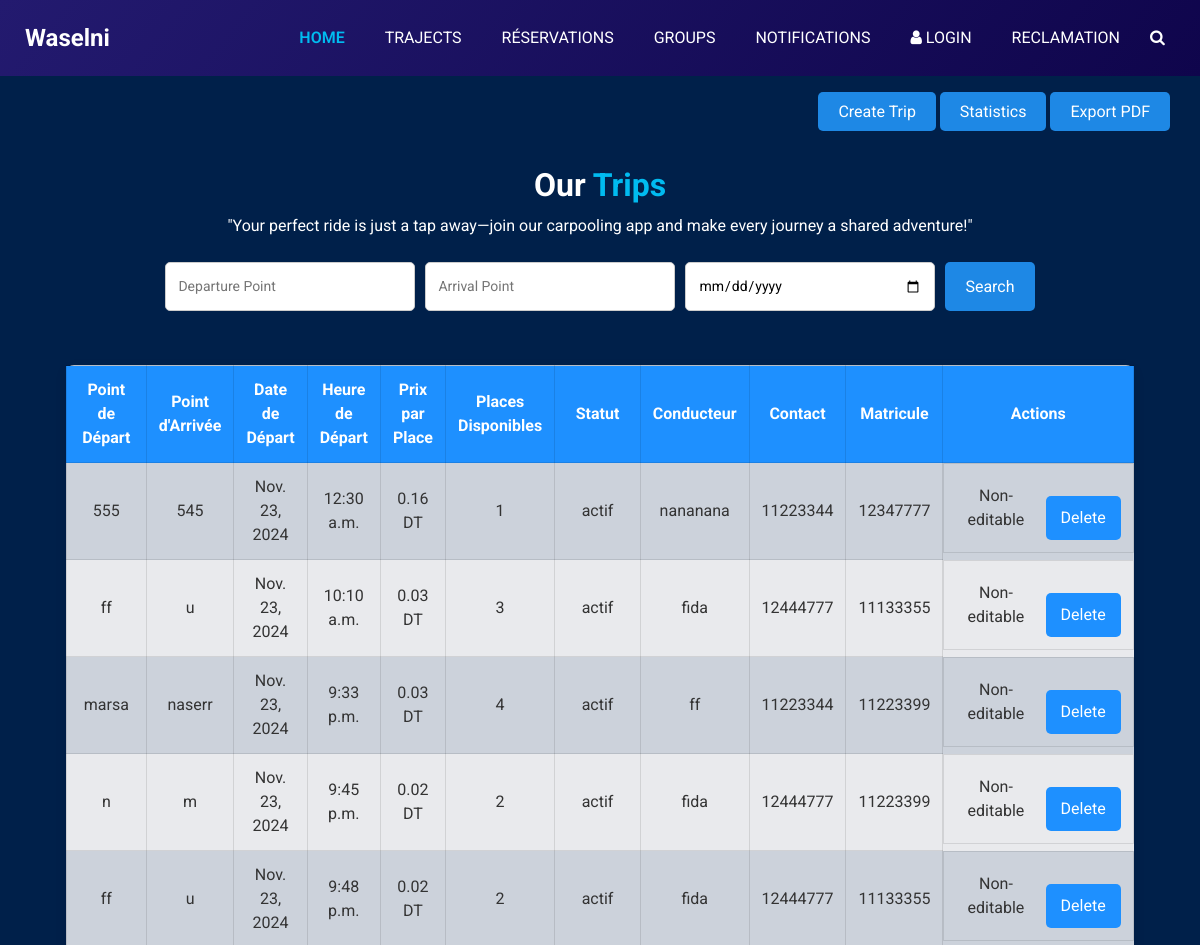
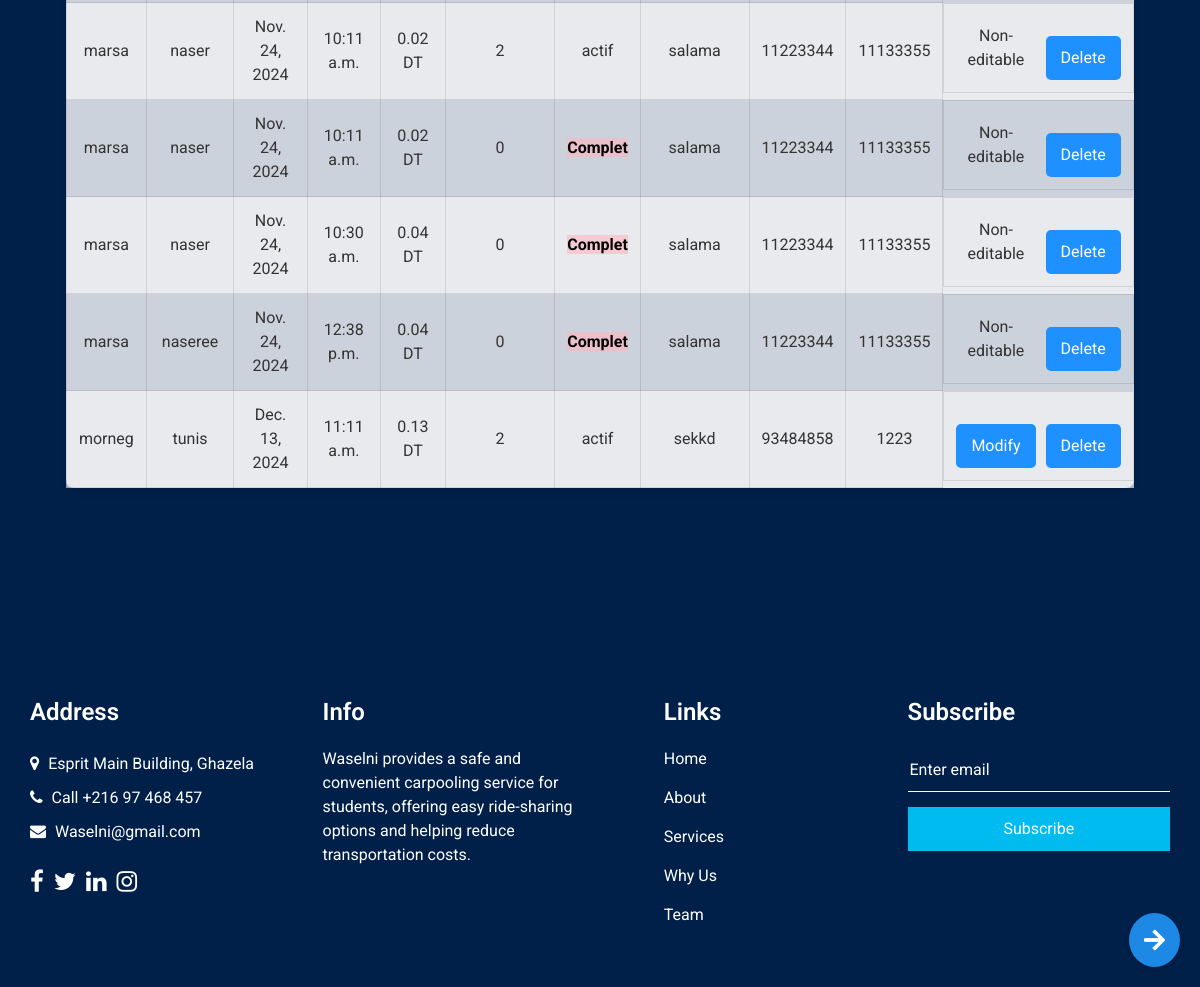
Screenshot of /trips/liste_trajets/ with the database file from the repository (2 pictures, top to bottom).
### Trip/models.py (models this page shows, shortened)
class Trajet(models.Model):
    id = models.AutoField(primary_key=True)
    point_depart = models.CharField(max_length=100)              # Ville de départ
    point_arrivee = models.CharField(max_length=100)             # Ville d'arrivée
    date_depart = models.DateField()                              # Date de départ
    heure_depart = models.TimeField()                             # Heure de départ
    prix_par_place = models.DecimalField(max_digits=10, decimal_places=2)  # Prix par place
    places_disponibles = models.IntegerField(validators=[MaxValueValidator(limit_value=4, message="le nombre de place doit etre inférieur ou égale à 4")])
    statut = models.CharField(max_length=20, choices=[
        ('actif', 'Actif'),
        ('complet', 'Complet'),
        ('annulé', 'Annulé')
    ])
    conducteur_nom_complet = models.CharField(max_length=200)
    conducteur_contact = models.CharField(
        max_length=8,
        validators=[
            RegexValidator(
                regex=r'^\d{8}$',
                message="Le contact du conducteur est composé de 8 chiffres."
            )
        ]
    )
    matricule = models.CharField(max_length=20)
    user = models.ForeignKey(Users, on_delete=models.CASCADE, null=True, blank=True)

### Trip/views.py (the view)
# urls.py: path('liste_trajets/', liste_trajets, name='liste_trajets'),
def liste_trajets(request):
    trajets = Trajet.objects.all().order_by('date_depart', 'heure_depart')
    today = timezone.now().date()  # Date actuelle
    point_depart = request.GET.get('point_depart', '').strip()
    point_arrivee = request.GET.get('point_arrivee', '').strip()
    date_depart = request.GET.get('date_depart', '').strip()
    if point_depart:
        trajets = trajets.filter(point_depart__icontains=point_depart)
    if point_arrivee:
        trajets = trajets.filter(point_arrivee__icontains=point_arrivee)
    if date_depart:
        trajets = trajets.filter(date_depart=date_depart)
    for trajet in trajets:
        if trajet.places_disponibles == 0:
            trajet.statut = 'complet'  # Change le statut à 'complet'
            trajet.save()
        elif trajet.places_disponibles > 0 and trajet.statut not in ['actif', 'annulé']:
            trajet.statut = 'actif'  # Change le statut à 'actif'
            trajet.save()
    return render(request, 'Trip/liste_trajets.html', {
        'trajets': trajets,
        'today': today,
        'point_depart': point_depart,
        'point_arrivee': point_arrivee,
        'date_depart': date_depart
    })

### covoiturage/templates/Trip/liste_trajets.html (shortened to what this page needs)
<!DOCTYPE html>
<html lang="fr">
<head>
  {% load static %}
  <link rel="stylesheet" href="https://cdnjs.cloudflare.com/ajax/libs/font-awesome/5.15.4/css/all.min.css">
  <link rel="stylesheet" type="text/css" href="{% static 'css/bootstrap.css' %}">
  <link rel="stylesheet" type="text/css" href="https://cdnjs.cloudflare.com/ajax/libs/OwlCarousel2/2.3.4/assets/owl.carousel.min.css">
  <link href="{% static 'css/font-awesome.min.css' %}" rel="stylesheet">
  <link href="{% static 'css/style.css' %}" rel="stylesheet">
  <link href="{% static 'css/responsive.css' %}" rel="stylesheet">
</head>
<body class="sub_page">
    <div class="hero_area">
        <header class="header_section">
          <div class="container-fluid">
            <nav class="navbar navbar-expand-lg custom_nav-container">
              <a class="navbar-brand" href="index.html">
                <span>Waselni</span>
              </a>
              <div class="collapse navbar-collapse" id="navbarSupportedContent">
                <ul class="navbar-nav">
                  <li class="nav-item active">
                    <a class="nav-link" href="{% url 'home1' %}">Home <span class="sr-only">(current)</span></a>
                  </li>
                  <li class="nav-item">
                    <a class="nav-link" href="{% url 'trajets_disponibles' %}">Trajects</a>
                  </li>
                  <li class="nav-item">
                    <a class="nav-link" href="{% url 'user_reservations' %}">Réservations</a>
                  </li>
                  <li class="nav-item">
                    {% if user.is_authenticated %}
                      <a class="nav-link" href="{% url 'carpool_list' %}">Groups</a>
                    {% else %}
                      <a class="nav-link" href="{% url 'login1' %}">Groups</a>
                    {% endif %}
                  </li>
                  <li class="nav-item">
                    <a class="nav-link" href="{% url 'notification_list' %}">Notifications</a>
                  </li>
                  <li class="nav-item">
                    {% if user.is_authenticated %}
                      <a class="nav-link" href="{% url 'disconnect' %}"> <i class="fa fa-user" aria-hidden="true"></i> Logout</a>
                    {% else %}
                      <a class="nav-link" href="{% url 'connect' %}"> <i class="fa fa-user" aria-hidden="true"></i> Login</a>
                    {% endif %}
                  </li>
                  <li class="nav-item">
                    <a class="nav-link" href="{% url 'reclamation_create' %}">Reclamation</a>
                  </li>
                  <form class="form-inline">
                    <button class="btn my-2 my-sm-0 nav_search-btn" type="submit">
                      <i class="fa fa-search" aria-hidden="true"></i>
                    </button>
                  </form>
                </ul>
              </div>
            </nav>
          </div>
        </header>
      </div>
  <section class="about_section layout_padding">
    <div class="container">
      <div class="heading_container heading_center">
        <h2>Our <span>Trips</span></h2>
        <p>"Your perfect ride is just a tap away—join our carpooling app and make every journey a shared adventure!"</p>
      <br>
      <div class="create-trip-button">
        <a href="{% url 'creer_trajet' %}">Create Trip</a>
        <a href="{% url 'statistiques' %}">Statistics</a>
        <a href="{% url 'export_trajets' %}">Export PDF</a>
    </div>
      <form method="GET">
        <div class="search-container">
                <div class="search-container">
                    <input type="text" id="point_depart" name="point_depart" placeholder="Departure Point" value="{{ point_depart }}">
                    <input type="text" id="point_arrivee" name="point_arrivee" placeholder="Arrival Point" value="{{ point_arrivee }}">
                    <input type="date" id="date_depart" name="date_depart" value="{{ date_depart }}">
                    <button type="submit">Search</button>
                </div>
        </div>
      </form>
     <br>
      <table>
        <thead>
            <tr>
                <th>Point de Départ</th>
                <th>Point d'Arrivée</th>
                <th>Date de Départ</th>
                <th>Heure de Départ</th>
                <th>Prix par Place</th>
                <th>Places Disponibles</th>
                <th>Statut</th>
                <th>Conducteur</th>
                <th>Contact</th>
                <th>Matricule</th>
                <th>Actions</th>
            </tr>
        </thead>
        <tbody>
            {% for trajet in trajets %}
                <tr class="{% if trajet.statut == 'annulé' %}annule{% endif %}">
                    <td>{{ trajet.point_depart }}</td>
                    <td>{{ trajet.point_arrivee }}</td>
                    <td>{{ trajet.date_depart }}</td>
                    <td>{{ trajet.heure_depart }}</td>
                    <td>{{ trajet.prix_par_place }} DT</td>
                    <td>{{ trajet.places_disponibles }}</td>
                    <td>
                        {% if trajet.places_disponibles == 0 %}
                            <span class="complet">Complet</span>
                        {% else %}
                            {{ trajet.statut }}
                        {% endif %}
                    </td>
                    <td>{{ trajet.conducteur_nom_complet }}</td>
                    <td>{{ trajet.conducteur_contact }}</td>
                    <td>{{ trajet.matricule }}</td>
                    <td class="actions">
                        {% if trajet.date_depart >= today %}
                            <a href="{% url 'modifier_trajet' trajet.id %}" class="button">Modify</a>
                            <a href="{% url 'supprimer_trajet' trajet.id %}" class="button" onclick="return confirm('Êtes-vous sûr de vouloir supprimer ce trajet ?');">Delete</a>
                        {% else %}
                            <span>Non-editable</span>
                            <a href="{% url 'supprimer_trajet' trajet.id %}" class="button" onclick="return confirm('Êtes-vous sûr de vouloir supprimer ce trajet ?');">Delete</a>
                        {% endif %}
                    </td>
                </tr>
            {% empty %}
                <tr>
                    <td colspan="11" class="empty-message">Aucun trajet disponible.</td>
                </tr>
            {% endfor %}
        </tbody>
    </table>
    <a href="{% url 'creer_trajet' %}" class="pagination-arrow">
        <i class="fas fa-arrow-right"></i>
    </a>
    </div>
  </section>
    <section class="info_section layout_padding2">
      <div class="container">
        <div class="row">
          <div class="col-md-6 col-lg-3 info_col">
            <div class="info_contact">
              <h4>Address</h4>
              <div class="contact_link_box">
                <a href="#">
                  <i class="fa fa-map-marker" aria-hidden="true"></i>
                  <span>Esprit Main Building, Ghazela</span>
                </a>
                <a href="#">
                  <i class="fa fa-phone" aria-hidden="true"></i>
                  <span>Call +216 97 468 457</span>
                </a>
                <a href="#">
                  <i class="fa fa-envelope" aria-hidden="true"></i>
                  <span>Waselni@gmail.com</span>
                </a>
              </div>
            </div>
            <div class="info_social">
              <a href="#">
                <i class="fa fa-facebook" aria-hidden="true"></i>
              </a>
              <a href="#">
                <i class="fa fa-twitter" aria-hidden="true"></i>
              </a>
              <a href="#">
                <i class="fa fa-linkedin" aria-hidden="true"></i>
              </a>
              <a href="#">
                <i class="fa fa-instagram" aria-hidden="true"></i>
              </a>
            </div>
          </div>
          <div class="col-md-6 col-lg-3 info_col">
            <div class="info_detail">
              <h4>Info</h4>
              <p>Waselni provides a safe and convenient carpooling service for students, offering easy ride-sharing options and helping reduce transportation costs.</p>
            </div>
          </div>
          <div class="col-md-6 col-lg-2 mx-auto info_col">
            <div class="info_link_box">
              <h4>Links</h4>
              <div class="info_links">
                <a class="active" href="{% url 'index' %}">Home</a>
                <a href="">About</a>
                <a href="">Services</a>
                <a href="">Why Us</a>
                <a href="">Team</a>
              </div>
            </div>
          </div>
          <div class="col-md-6 col-lg-3 info_col">
            <h4>Subscribe</h4>
            <form action="#">
              <input type="email" placeholder="Enter email" required />
              <button type="submit">Subscribe</button>
            </form>
          </div>
        </div>
      </div>
    </section>
</body>
</html>

### covoiturage/static/css/style.css (style rules this page uses)
body { font-family: "Open Sans", sans-serif; color: #0c0c0c; background-color: #ffffff; overflow-x: hidden; }
.layout_padding { padding: 90px 0; }
.layout_padding2 { padding: 75px 0; }
.heading_container { display: -webkit-box; display: -ms-flexbox; display: flex; -webkit-box-orient: vertical; -webkit-box-direction: normal; -ms-flex-direction: column; flex-direction: column; -webkit-box-align: start; -ms-flex-align: start; align-items: flex-start; }
.heading_container h2 { position: relative; font-weight: bold; margin-bottom: 0; }
.heading_container h2 span { color: #00bbf0; }
.heading_container p { margin-top: 10px; margin-bottom: 0; }
.heading_container.heading_center { -webkit-box-align: center; -ms-flex-align: center; align-items: center; text-align: center; }
a, a:hover, a:focus { text-decoration: none; }
.btn, .btn:focus { outline: none !important; -webkit-box-shadow: none; box-shadow: none; }
.hero_area { position: relative; min-height: 100vh; display: -webkit-box; display: -ms-flexbox; display: flex; -webkit-box-orient: vertical; -webkit-box-direction: normal; -ms-flex-direction: column; flex-direction: column; }
.sub_page .hero_area { min-height: auto; background: linear-gradient(130deg, #231a6f, #0f054c); }
.header_section { padding: 15px 0; }
.header_section .container-fluid { padding-right: 25px; padding-left: 25px; }
.navbar-brand span { font-weight: bold; font-size: 24px; color: #ffffff; }
.custom_nav-container { padding: 0; }
.custom_nav-container .navbar-nav { margin-left: auto; }
.custom_nav-container .navbar-nav .nav-item .nav-link { padding: 5px 20px; color: #ffffff; text-align: center; text-transform: uppercase; border-radius: 5px; -webkit-transition: all 0.3s; transition: all 0.3s; }
.custom_nav-container .navbar-nav .nav-item:hover .nav-link, .custom_nav-container .navbar-nav .nav-item.active .nav-link { color: #00bbf0; }
.custom_nav-container .navbar-nav .nav-item.active .nav-link { font-weight: 600; }
.custom_nav-container .nav_search-btn { width: 35px; height: 35px; padding: 0; border: none; color: #ffffff; }
.about_section { background-color: #00204a; color: #ffffff; }
.about_section .heading_container { margin-bottom: 45px; }
.info_section { background-color: #00204a; color: #ffffff; padding: 45px 0 15px 0; }
.info_section h4 { font-weight: 600; margin-bottom: 20px; }
.info_section .info_col { margin-bottom: 30px; }
.info_section .info_contact .contact_link_box { display: -webkit-box; display: -ms-flexbox; display: flex; -webkit-box-orient: vertical; -webkit-box-direction: normal; -ms-flex-direction: column; flex-direction: column; }
.info_section .info_contact .contact_link_box a { margin: 5px 0; color: #ffffff; }
.info_section .info_contact .contact_link_box a i { margin-right: 5px; }
.info_section .info_social { display: -webkit-box; display: -ms-flexbox; display: flex; margin-top: 20px; margin-bottom: 10px; }
.info_section .info_social a { display: -webkit-box; display: -ms-flexbox; display: flex; -webkit-box-pack: center; -ms-flex-pack: center; justify-content: center; -webkit-box-align: center; -ms-flex-align: center; align-items: center; color: #ffffff; border-radius: 100%; margin-right: 10px; font-size: 24px; }
.info_section .info_links { display: -webkit-box; display: -ms-flexbox; display: flex; -webkit-box-orient: vertical; -webkit-box-direction: normal; -ms-flex-direction: column; flex-direction: column; -ms-flex-wrap: wrap; flex-wrap: wrap; }
.info_section .info_links a { display: -webkit-box; display: -ms-flexbox; display: flex; -webkit-box-align: center; -ms-flex-align: center; align-items: center; margin-bottom: 15px; color: #ffffff; }
.info_section form input { border: none; border-bottom: 1px solid #ffffff; background-color: transparent; width: 100%; height: 45px; color: #ffffff; outline: none; }
.info_section form input::placeholder { color: #ffffff; }
.info_section form button { width: 100%; text-align: center; display: inline-block; padding: 10px 55px; background-color: #00bbf0; color: #ffffff; border-radius: 0; -webkit-transition: all 0.3s; transition: all 0.3s; border: none; margin-top: 15px; }

### covoiturage/static/css/responsive.css (style rules this page uses)
@media (min-width: 1200px) { .container { max-width: 1170px; } }

### rows the page displays
Trajet: point_depart "555", point_arrivee "545", date_depart "Nov. 23, 2024", heure_depart "12:30 a.m.", prix_par_place "0.16", places_disponibles "1", statut "actif", conducteur_nom_complet "nananana", conducteur_contact "11223344", matricule "12347777", shows "Non-editable"
Trajet: point_depart "ff", point_arrivee "u", date_depart "Nov. 23, 2024", heure_depart "10:10 a.m.", prix_par_place "0.03", places_disponibles "3", statut "actif", conducteur_nom_complet "fida", conducteur_contact "12444777", matricule "11133355", shows "Non-editable"
Trajet: point_depart "marsa", point_arrivee "naserr", date_depart "Nov. 23, 2024", heure_depart "9:33 p.m.", prix_par_place "0.03", places_disponibles "4", statut "actif", conducteur_nom_complet "ff", conducteur_contact "11223344", matricule "11223399", shows "Non-editable"
Trajet: point_depart "n", point_arrivee "m", date_depart "Nov. 23, 2024", heure_depart "9:45 p.m.", prix_par_place "0.02", places_disponibles "2", statut "actif", conducteur_nom_complet "fida", conducteur_contact "12444777", matricule "11223399", shows "Non-editable"
Trajet: point_depart "ff", point_arrivee "u", date_depart "Nov. 23, 2024", heure_depart "9:48 p.m.", prix_par_place "0.02", places_disponibles "2", statut "actif", conducteur_nom_complet "fida", conducteur_contact "12444777", matricule "11133355", shows "Non-editable"
Trajet: point_depart "marsa", point_arrivee "naser", date_depart "Nov. 24, 2024", heure_depart "10:11 a.m.", prix_par_place "0.02", places_disponibles "2", statut "actif", conducteur_nom_complet "salama", conducteur_contact "11223344", matricule "11133355", shows "Non-editable"
Trajet: point_depart "marsa", point_arrivee "naser", date_depart "Nov. 24, 2024", heure_depart "10:11 a.m.", prix_par_place "0.02", places_disponibles "0", shows "Complet", conducteur_nom_complet "salama", conducteur_contact "11223344", matricule "11133355", shows "Non-editable"
Trajet: point_depart "marsa", point_arrivee "naser", date_depart "Nov. 24, 2024", heure_depart "10:30 a.m.", prix_par_place "0.04", places_disponibles "0", shows "Complet", conducteur_nom_complet "salama", conducteur_contact "11223344", matricule "11133355", shows "Non-editable"
Trajet: point_depart "marsa", point_arrivee "naseree", date_depart "Nov. 24, 2024", heure_depart "12:38 p.m.", prix_par_place "0.04", places_disponibles "0", shows "Complet", conducteur_nom_complet "salama", conducteur_contact "11223344", matricule "11133355", shows "Non-editable"
Trajet: point_depart "morneg", point_arrivee "tunis", date_depart "Dec. 13, 2024", heure_depart "11:11 a.m.", prix_par_place "0.13", places_disponibles "2", statut "actif", conducteur_nom_complet "sekkd", conducteur_contact "93484858", matricule "1223", shows "Modify"
